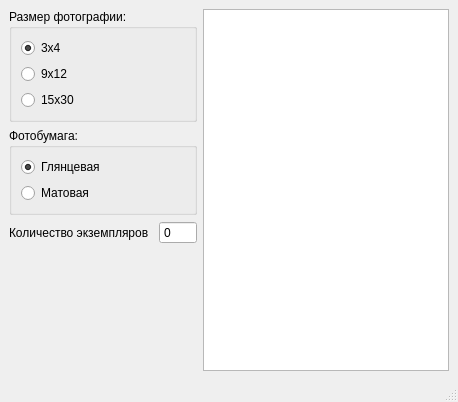
<?xml version="1.0" encoding="UTF-8"?>
<ui version="4.0">
 <class>MainWindow</class>
 <widget class="QMainWindow" name="MainWindow">
  <property name="geometry">
   <rect>
    <x>0</x>
    <y>0</y>
    <width>458</width>
    <height>402</height>
   </rect>
  </property>
  <property name="windowTitle">
   <string>Фотоателье</string>
  </property>
  <widget class="QWidget" name="centralwidget">
   <layout class="QGridLayout" name="gridLayout_3">
    <item row="0" column="0">
     <layout class="QGridLayout" name="gridLayout">
      <item row="1" column="0">
       <widget class="QGroupBox" name="groupBox_2">
        <property name="title">
         <string>Размер фотографии:</string>
        </property>
        <layout class="QGridLayout" name="gridLayout_4">
         <item row="0" column="0">
          <widget class="QRadioButton" name="rB_3x4">
           <property name="text">
            <string>3х4</string>
           </property>
           <property name="checked">
            <bool>true</bool>
           </property>
          </widget>
         </item>
         <item row="1" column="0">
          <widget class="QRadioButton" name="rB_9x12">
           <property name="text">
            <string>9х12</string>
           </property>
          </widget>
         </item>
         <item row="2" column="0">
          <widget class="QRadioButton" name="rB_15x30">
           <property name="text">
            <string>15х30</string>
           </property>
          </widget>
         </item>
        </layout>
       </widget>
      </item>
      <item row="2" column="0">
       <widget class="QGroupBox" name="groupBox_3">
        <property name="title">
         <string>Фотобумага:</string>
        </property>
        <layout class="QGridLayout" name="gridLayout_5">
         <item row="1" column="0">
          <widget class="QRadioButton" name="rB_matte">
           <property name="text">
            <string>Матовая</string>
           </property>
          </widget>
         </item>
         <item row="0" column="0">
          <widget class="QRadioButton" name="rB_gloss">
           <property name="text">
            <string>Глянцевая</string>
           </property>
           <property name="checked">
            <bool>true</bool>
           </property>
          </widget>
         </item>
        </layout>
       </widget>
      </item>
      <item row="3" column="0">
       <layout class="QGridLayout" name="gridLayout_2">
        <property name="spacing">
         <number>10</number>
        </property>
        <item row="0" column="1">
         <widget class="QSpinBox" name="sB_Count">
          <property name="sizePolicy">
           <sizepolicy hsizetype="Fixed" vsizetype="Fixed">
            <horstretch>0</horstretch>
            <verstretch>0</verstretch>
           </sizepolicy>
          </property>
          <property name="readOnly">
           <bool>false</bool>
          </property>
          <property name="buttonSymbols">
           <enum>QAbstractSpinBox::NoButtons</enum>
          </property>
          <property name="maximum">
           <number>1000</number>
          </property>
         </widget>
        </item>
        <item row="0" column="0">
         <widget class="QLabel" name="label">
          <property name="sizePolicy">
           <sizepolicy hsizetype="Fixed" vsizetype="Preferred">
            <horstretch>0</horstretch>
            <verstretch>0</verstretch>
           </sizepolicy>
          </property>
          <property name="text">
           <string>Количество экземпляров</string>
          </property>
         </widget>
        </item>
       </layout>
      </item>
      <item row="4" column="0">
       <spacer name="verticalSpacer_2">
        <property name="orientation">
         <enum>Qt::Vertical</enum>
        </property>
        <property name="sizeHint" stdset="0">
         <size>
          <width>20</width>
          <height>40</height>
         </size>
        </property>
       </spacer>
      </item>
      <item row="1" column="1" rowspan="4">
       <widget class="QTextEdit" name="tE_Result"/>
      </item>
     </layout>
    </item>
   </layout>
  </widget>
  <widget class="QMenuBar" name="menubar">
   <property name="geometry">
    <rect>
     <x>0</x>
     <y>0</y>
     <width>458</width>
     <height>26</height>
    </rect>
   </property>
  </widget>
  <widget class="QStatusBar" name="statusbar"/>
 </widget>
 <resources/>
 <connections/>
</ui>
